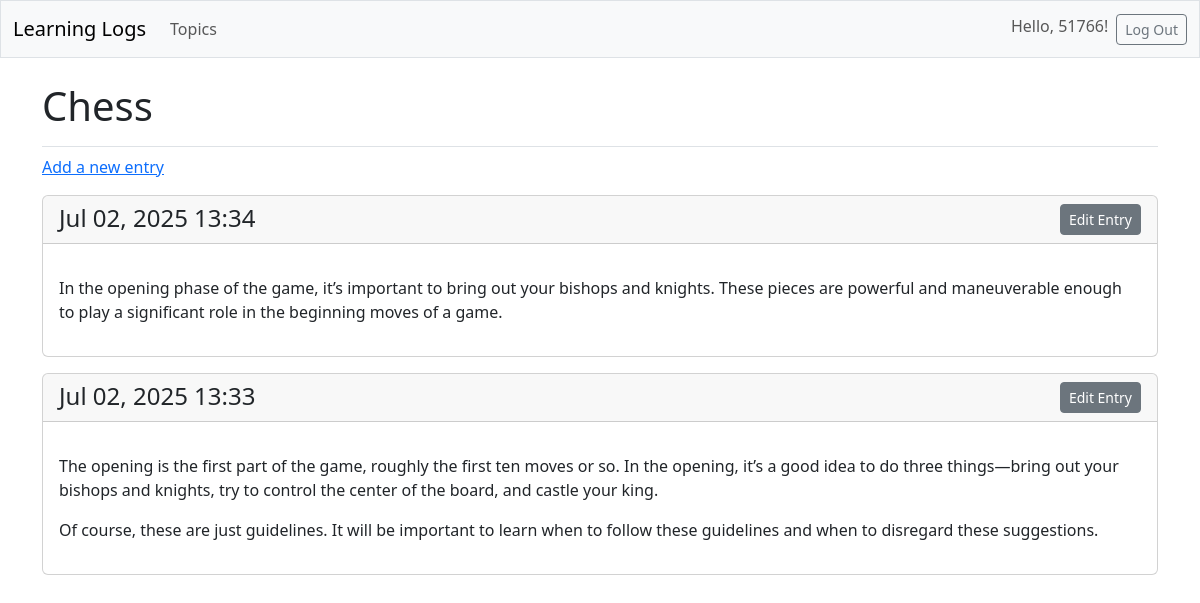
Before: /topics/1/ (signed in) with the older database file.
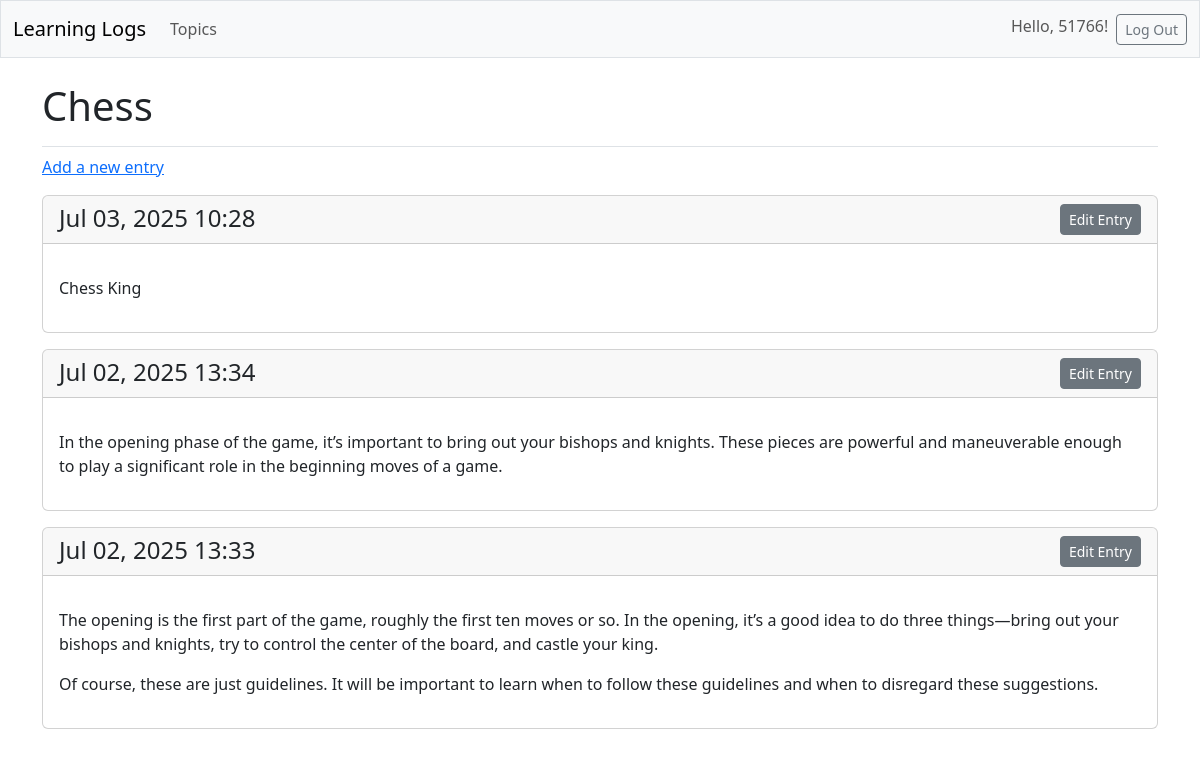
After: the same page with the newer database file.
### learning_logs/models.py (models this page shows, shortened)
class Topic(models.Model):
    text = models.CharField(max_length=200)
    date_added = models.DateTimeField(auto_now_add=True)
    owner = models.ForeignKey(User, on_delete=models.CASCADE)

class Entry(models.Model):
    topic = models.ForeignKey(Topic, on_delete=models.CASCADE)
    text = models.TextField()
    date_added = models.DateTimeField(auto_now_add=True)
    class Meta:
        verbose_name_plural = 'entries'

### learning_logs/views.py (the view)
# urls.py: path('topics/<int:topic_id>/', views.topic, name='topic'),
@login_required
def topic(request, topic_id):
    topic = Topic.objects.get(id=topic_id, owner=request.user)
    entries = Entry.objects.filter(topic=topic).order_by('-date_added')
    context = {'topic': topic, 'entries': entries}
    return render(request, 'learning_logs/topic.html', context)

### learning_logs/templates/learning_logs/topic.html (shortened to what this page needs)
<!DOCTYPE html>
<html lang="en">
<head>
    {% extends 'learning_logs/base.html'%}
    {% block page_header %}
        <h1>{{ topic.text }}</h1>
    {% endblock page_header %}
    {% block content %}
        <p>
            <a href="{% url 'learning_logs:new_entry' topic.id %}">Add a new entry</a>
        </p>
        {% for entry in entries %}
            <div class="card mb-3">
                <h4 class="card-header">
                    {{ entry.date_added|date:"M d, Y H:i" }}
                    <small><a href="{% url 'learning_logs:edit_entry' entry.id %}" class="btn btn-secondary btn-sm float-end">
                        Edit Entry</a></small>
                </h4>
                <div class="card-body">
                    <p class="card-text">{{ entry.text|linebreaks }}</p>
                </div>
            </div>
        {% empty %}
        <p>No entries have been added yet.</p>
        {% endfor %}
    {% endblock content %}

### learning_logs/templates/learning_logs/base.html (shortened to what this page needs)
<!DOCTYPE html>
<html lang="en">
<head>
    {% load django_bootstrap5 %}
    {% bootstrap_css %}
</head>
<body>
    <nav class="navbar navbar-expand-md navbar-light bg-light mb-4 border">
        <div class="container-fluid">
            <a class="navbar-brand" href="{% url 'learning_logs:index' %}">Learning Logs</a>
            <div class="collapse navbar-collapse" id="navbarCollapse">
                <ul class="navbar-nav me-auto mb-2 mb-md-0">
                    <li class="nav-item">
                        <a class="nav-link" href="{% url 'learning_logs:topics' %}">Topics</a>
                    </li>
                </ul>
                <ul class="navbar-nav ms-auto mb-2 mb-md-0">
                    {% if user.is_authenticated %}
                        <li class="nav-item">
                            <span class="navbar-text me-2">Hello, {{ user.username }}!</span>
                        </li>
                        <li class="nav-item">
                            <form action="{% url 'accounts:logout' %}" method="post" class="d-inline">
                                <button type="submit" class="btn btn-outline-secondary btn-sm">Log Out</button>
                            </form>
                        </li>
                    {% endif %}
                </ul>
            </div>
        </div>
    </nav>
    <main class="container">
        <div class="pb-2 mb-2 border-bottom">
            {% block page_header %}{% endblock page_header%}
        </div>
        <div>
            {% block content %}{% endblock content %}
        </div>
    </main>
</body>
</html>

Changed rows visible on the page:
added Entry: date_added "Jul 03, 2025 10:28", text "Chess King"
